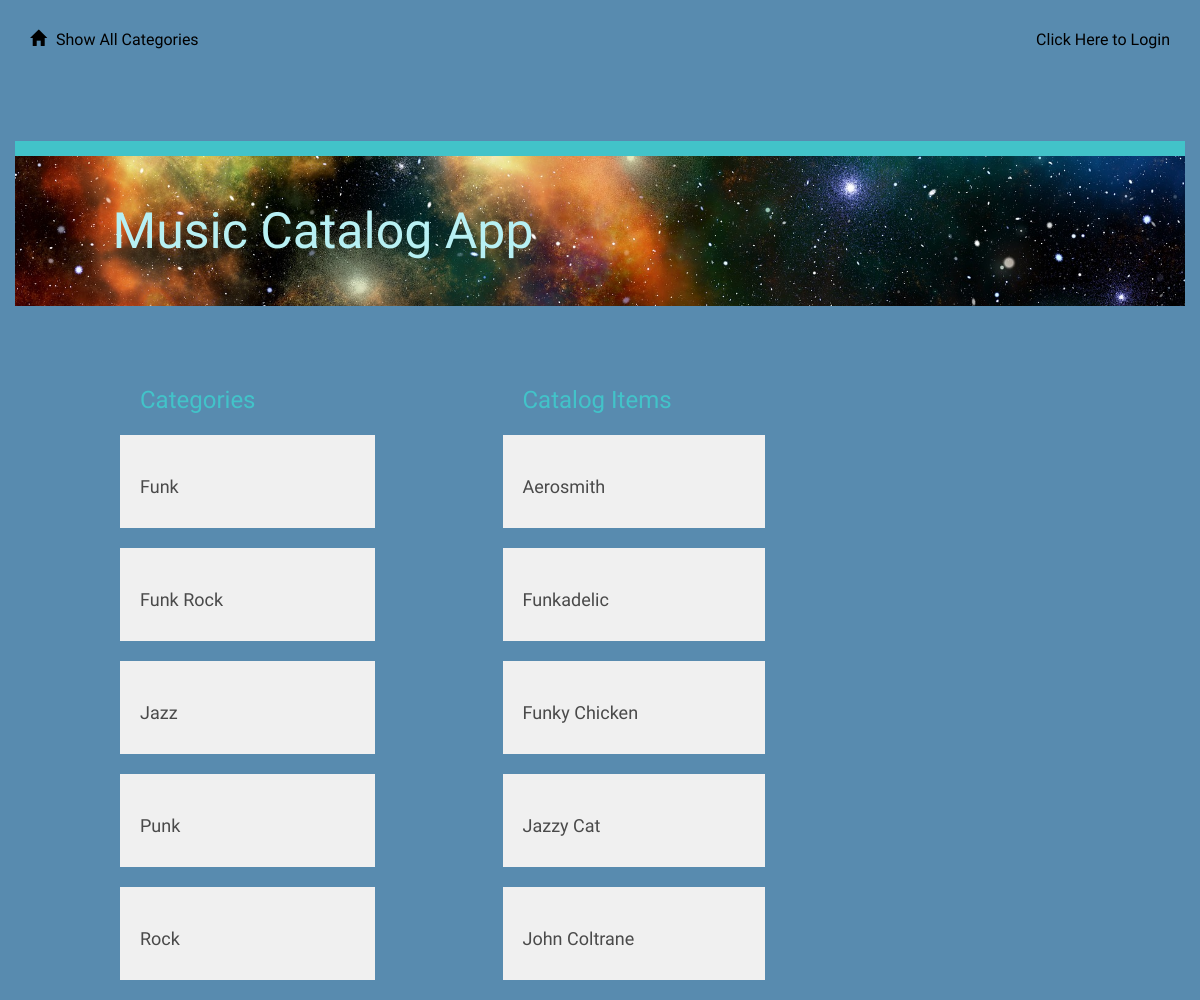
The app's page /catalog, older data.
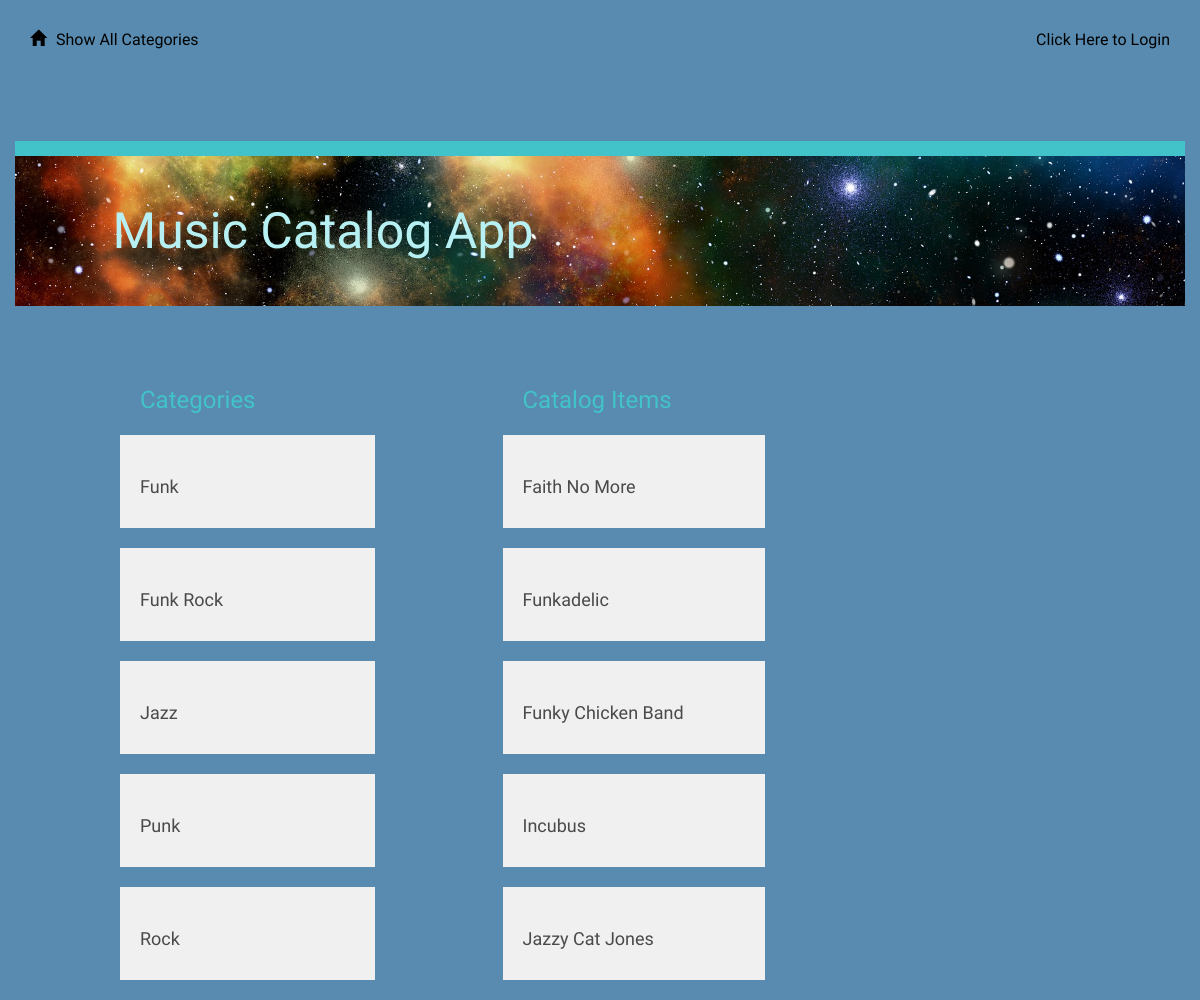
The same page, newer data.
### models.py (models this page shows, shortened)
class Category(Base):
    __tablename__ = 'category'
    id = Column(Integer, primary_key=True)
    name = Column(String(250), nullable=False)
    user_id = Column(Integer, ForeignKey('user.id'))
    user = relationship(User)

class CatalogItem(Base):
    __tablename__ = 'catalog_item'
    name = Column(String(80), nullable=False)
    id = Column(Integer, primary_key=True)
    description = Column(String(1000))
    category_id = Column(Integer, ForeignKey('category.id'))
    category = relationship(Category)
    user_id = Column(Integer, ForeignKey('user.id'))
    user = relationship(User)

### application.py (the view)
@app.route('/')
@app.route('/catalog')
def showCatalog():
    categories = session.query(Category).order_by(asc(Category.name))
    items = session.query(CatalogItem).order_by(asc(CatalogItem.name)).limit(5)
    return render_template('categories.html',
                           categories=categories, items=items)

### templates/categories.html (shortened to what this page needs)
{% extends "main.html" %}
{% block content %}
{% include "header.html" %}
	<div class="row top-menu">
		<div class="col-md-10"></div>
		<div class="col-md-2 text-right">
					</div>
	</div>
	<div class="row divider blue">
		<div class="col-md-12"></div>
	</div>
	<div class="row banner main">
		<div class="col-md-1"></div>
		<div class="col-md-11 padding-none">
			<h1>Music Catalog App</h1>
		</div>
	</div>
	<div class="row padding-top padding-bottom"></div>
	<div class="col-md-1"></div>
	<div class="col-md-3">
		<h2>Categories</h2>
		{% for category in categories %}
			<a href = "{{url_for('showItemsInCategory', category = category.name)}}">
				<div class="category-list">
					<h3>{{category.name}}</h3>
				</div>
			</a>
		{% endfor %}
	</div>
    {% if items !=[] %}
		<div class="row">
			<div class="col-md-1"></div>
			<div class="col-md-3">
				<h2>Catalog Items</h2>
					{% for i in items %}
						<div class="catalog-item">
							<a href='{{url_for('viewCatalogItem', category=i.category.name, item=i.name )}}'>
                                <h3>{{i.name}}</h3>
                            </a>
						</div>
					{% endfor %}
			</div>
		</div>
	{% endif %}
{% endblock %}

### templates/main.html (shortened to what this page needs)
<!DOCTYPE html>
<html lang="en">
<head>
    <link rel="stylesheet" href="//netdna.bootstrapcdn.com/bootstrap/3.1.1/css/bootstrap.min.css">
    <link rel=stylesheet type=text/css href="{{ url_for('static', filename='styles.css') }}">
</head>
<body>
    <div class="container">
        {% block content %} {% endblock %}
    </div>
</body>
</html>

### templates/header.html
<div class="row top-menu">
	<div class="col-md-6">
		<a href="{{url_for('showCatalog')}}">
			<span class="glyphicon glyphicon-home" aria-hidden="true"></span>Show All Categories
		</a>
	</div>
	<div class="col-md-6 text-right">
		{%if 'username' not in session %}
		<a href="{{url_for('showLogin')}}">Click Here to Login </a>
		{% else %}
		<div class="row">
			<h4>Hello, {{session['username']}}</h4>
			<a href="{{url_for('disconnect')}}">Logout </a>
		</div>
		{% endif %}
	</div>
</div>

### static/styles.css (style rules this page uses)
* { font-family: "Oswald", sans-serif; font-weight: 700; }
body { background-color: rgb(88, 139, 175); }
h1 { font-family: "Oswald", sans-serif; font-size: 50px; color: rgb(183, 240, 243); line-height: 60px; font-weight: 300; }
h2 { font-size: 24px; color: #42C3C9; line-height: 29px; }
h3 { font-size: 18px; color: #4A4A4A; line-height: 23px; }
a { font-size: 14px; color: #0093B9; line-height: 17px; }
.padding-top { padding-top: 30px; }
.padding-bottom { padding-bottom: 30px; }
.padding-none { padding: 0; }
.glyphicon { margin-right: 10px; }
.top-menu { padding-top: 30px; padding-bottom: 30px; }
.top-menu a { margin-bottom: 0; line-height: 16px; font-size: 16px; color: #000000; font-weight: 400; }
.divider { height: 15px; }
.divider.blue { background-color: #42C3C9; }
.banner.main { height: 150px; background: url("/static/universe.jpg"); background-position: right; background-repeat: no-repeat; background-size: cover; }
.banner h1 { margin: 45px 0; }
.category-list { background-color: #F0F0F0; padding: 20px; margin: 20px; margin-left: -20px; }
.catalog-item { background: #F0F0F0; padding: 20px; margin: 20px; margin-left: -20px; }

Row changes from the older to the newer data that the page shows:
removed CatalogItem: name "Aerosmith"
no longer on this page (row unchanged): CatalogItem: name "John Coltrane"
added CatalogItem: name "Faith No More"
changed CatalogItem: name "Funky Chicken" → "Funky Chicken Band"
added CatalogItem: name "Incubus"
changed CatalogItem: name "Jazzy Cat" → "Jazzy Cat Jones"
